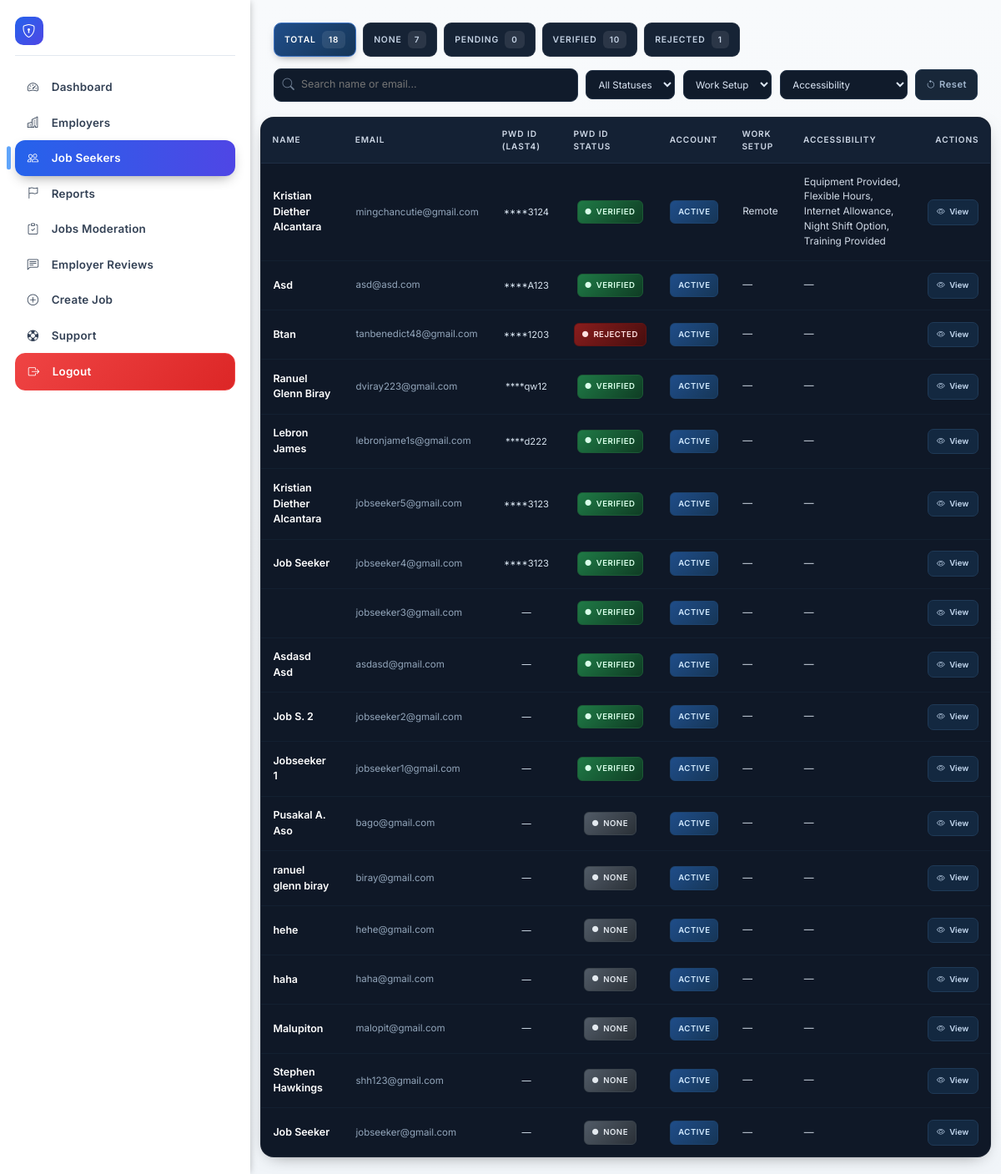
The app's page /admin_job_seekers.php (signed in) with its own data.
### tables this page shows
CREATE TABLE `users` (
  `user_id` varchar(40) NOT NULL,
  `name` varchar(120) NOT NULL,
  `date_of_birth` date DEFAULT NULL,
  `gender` enum('Male','Female','Non-binary','Prefer not to say') DEFAULT NULL,
  `phone` varchar(30) DEFAULT NULL,
  `region` varchar(100) DEFAULT NULL,
  `province` varchar(100) DEFAULT NULL,
  `city` varchar(100) DEFAULT NULL,
  `full_address` varchar(255) DEFAULT NULL,
  `email` varchar(180) NOT NULL,
  `password` varchar(255) DEFAULT NULL,
  `role` enum('job_seeker','employer','admin') NOT NULL DEFAULT 'job_seeker',
  `experience` int(11) DEFAULT 0,
  `education` varchar(120) DEFAULT NULL,
  `education_level` varchar(120) DEFAULT NULL,
  `primary_skill_summary` text DEFAULT NULL,
  `profile_completeness` tinyint(3) UNSIGNED NOT NULL DEFAULT 0,
  `profile_last_calculated` datetime DEFAULT NULL,
  `disability` varchar(255) DEFAULT NULL,
  `disability_type` varchar(120) DEFAULT NULL,
  `disability_severity` enum('Mild','Moderate','Severe') DEFAULT NULL,
  `assistive_devices` varchar(255) DEFAULT NULL,
  `pwd_id_number` varbinary(255) DEFAULT NULL,
  `pwd_id_last4` varchar(8) DEFAULT NULL,
  `pwd_id_status` enum('None','Pending','Verified','Rejected') NOT NULL DEFAULT 'None',
  `job_seeker_status` enum('Active','Suspended') NOT NULL DEFAULT 'Active',
  `pwd_id_review_note` text DEFAULT NULL,
  `pwd_id_reviewed_at` datetime DEFAULT NULL,
  `pwd_id_reviewed_by` varchar(40) DEFAULT NULL,
  `resume` varchar(255) DEFAULT NULL,
  `video_intro` varchar(255) DEFAULT NULL,
  `expected_salary_currency` varchar(8) DEFAULT 'PHP',
  `expected_salary_min` int(11) DEFAULT NULL,
  `expected_salary_max` int(11) DEFAULT NULL,
  `expected_salary_period` enum('monthly','yearly','hourly') DEFAULT 'monthly',
  `interests` text DEFAULT NULL,
  `accessibility_preferences` varchar(255) DEFAULT NULL,
  `preferred_location` varchar(255) DEFAULT NULL,
  `preferred_work_setup` enum('On-site','Hybrid','Remote') DEFAULT NULL,
  `created_at` timestamp NOT NULL DEFAULT current_timestamp(),
  `company_name` varchar(255) DEFAULT '',
  `business_email` varchar(255) DEFAULT '',
  `company_website` varchar(255) DEFAULT NULL,
  `company_phone` varchar(64) DEFAULT NULL,
  `business_permit_number` varchar(100) DEFAULT NULL,
  `employer_status` enum('Pending','Approved','Suspended','Rejected') DEFAULT 'Pending',
  `suspension_reason` text DEFAULT NULL,
  `employer_doc` varchar(255) DEFAULT '',
  `company_owner_name` varchar(150) DEFAULT NULL,
  `contact_person_position` varchar(120) DEFAULT NULL,
  `contact_person_phone` varchar(40) DEFAULT NULL,
  `profile_picture` varchar(255) DEFAULT NULL,
  `deleted_at` datetime DEFAULT NULL
);

### classes/User.php (called while the page is built, shortened)
<?php
require_once __DIR__.'/Helpers.php';
class User {
    public static function listAccessibilityPrefs(string $userId): array { try { $pdo = Database::getConnection(); $st = $pdo->prepare("SELECT tag FROM user_accessibility_prefs WHERE user_id=? ORDER BY tag ASC"); $st->execute([$userId]); return array_column($st->fetchAll(PDO::FETCH_ASSOC),'tag'); } catch (Throwable $e) { return []; } }
    public static function jobSeekerCounts(): array { $pdo = Database::getConnection(); $rows = $pdo->query("\n            SELECT pwd_id_status AS status, COUNT(*) c\n            FROM users\n            WHERE role='job_seeker'\n            GROUP BY pwd_id_status\n        ")->fetchAll(PDO::FETCH_ASSOC); $out=['total'=>0,'Verified'=>0,'Pending'=>0,'Rejected'=>0,'None'=>0,'Other'=>0]; foreach ($rows as $r){$s=$r['status']?:'None'; $out['total']+=(int)$r['c']; if(isset($out[$s])) $out[$s]+=(int)$r['c']; else $out['Other']+=(int)$r['c']; } return $out; }
}

### classes/Helpers.php (called while the page is built, shortened)
<?php
class Helpers {
    public static function sanitizeOutput(?string $v): string {
        return htmlspecialchars((string)$v, ENT_QUOTES, 'UTF-8');
    }
}

### admin_job_seekers.php (the view, shortened to what this page needs)
<?php
require_once 'classes/Helpers.php';
require_once 'classes/User.php';
$workSetupFilter = trim($_GET['work_setup'] ?? '');
$accTagFilter = trim($_GET['acc'] ?? '');
$pdo = Database::getConnection();
$where = "u.role='job_seeker'";
$params = [];
$join = '';
$sql = "SELECT u.user_id,u.name,u.email,u.pwd_id_last4,u.pwd_id_status,u.job_seeker_status,u.preferred_work_setup,u.created_at
    FROM users u
    $join
    WHERE $where
    ORDER BY (u.pwd_id_status='Pending') DESC, u.created_at DESC
    LIMIT 300";
try {
    $stmt = $pdo->prepare($sql);
    $stmt->execute($params);
    $rows = $stmt->fetchAll(PDO::FETCH_ASSOC);
} catch (Throwable $e) {
    $fallbackSql = str_replace(',u.job_seeker_status', '', $sql);
    $stmt = $pdo->prepare($fallbackSql);
    $stmt->execute($params);
    $rowsRaw = $stmt->fetchAll(PDO::FETCH_ASSOC) ?: [];
    $rows = [];
    foreach ($rowsRaw as $r) {
        if (!isset($r['job_seeker_status'])) $r['job_seeker_status'] = 'Active';
        $rows[] = $r;
    }
    $_SESSION['flash']['error'] = 'Note: job_seeker_status column missing. Run migration 20250922_add_job_seeker_status.sql to enable suspension feature.';
}
$counts = User::jobSeekerCounts();
include 'includes/header.php';
?>
<div class="admin-layout">
    <?php include 'includes/admin_sidebar.php'; ?>
    <div class="admin-main">
        <div class="js-topbar fade-in">
            <div class="js-chips" id="jsStatusChips">
                <div class="js-chip active" data-filter="">Total <span class="count"><?php echo (int)$counts['total']; ?></span></div>
                <div class="js-chip" data-filter="None">None <span class="count"><?php echo (int)$counts['None']; ?></span></div>
                <div class="js-chip" data-filter="Pending">Pending <span class="count"><?php echo (int)$counts['Pending']; ?></span></div>
                <div class="js-chip" data-filter="Verified">Verified <span class="count"><?php echo (int)$counts['Verified']; ?></span></div>
                <div class="js-chip" data-filter="Rejected">Rejected <span class="count"><?php echo (int)$counts['Rejected']; ?></span></div>
            </div>
            <div class="js-filters">
                <div class="search-box"><i class="bi bi-search"></i><input type="text" id="jsSearch" placeholder="Search name or email..."></div>
                <select id="jsStatusSelect">
                    <option value="">All Statuses</option>
                </select>
                <select id="jsWorkSetup">
                    <?php $wsParam = htmlspecialchars($workSetupFilter); ?>
                    <option value="" <?php echo $wsParam === '' ? 'selected' : ''; ?>>Work Setup</option>
                </select>
                <select id="jsAccTag">
                    <?php $accParam = htmlspecialchars($accTagFilter); ?>
                    <option value="" <?php echo $accParam === '' ? 'selected' : ''; ?>>Accessibility</option>
                </select>
                <button type="button" class="reset-btn" id="jsReset"><i class="bi bi-arrow-counterclockwise me-1"></i>Reset</button>
            </div>
        </div>
        <div class="seekers-wrapper fade-in" id="seekersWrapper">
            <table class="seekers-table" id="seekersTable">
                <thead>
                    <tr>
                        <th data-sort="name">Name</th>
                        <th data-sort="email">Email</th>
                        <th data-sort="pwd">PWD ID (Last4)</th>
                        <th data-sort="pwd_status">PWD ID Status</th>
                        <th data-sort="acct">Account</th>
                        <th>Work Setup</th>
                        <th>Accessibility</th>
                        <th style="text-align:right">Actions</th>
                    </tr>
                </thead>
                <tbody>
                    <?php if (!$rows): ?>
                        <tr>
                            <td colspan="8" class="empty-state">No job seekers found.</td>
                        </tr>
                        <?php else: foreach ($rows as $r): ?>
                            <?php
                            $st = $r['pwd_id_status'] ?: 'None';
                            $acct = $r['job_seeker_status'] ?: 'Active';
                            $last4 = $r['pwd_id_last4'] ? '****' . $r['pwd_id_last4'] : '—';
                            $ws = (string)($r['preferred_work_setup'] ?? '');
                            $accList = User::listAccessibilityPrefs($r['user_id']);
                            $accDataAttr = $accList ? htmlspecialchars(implode('|', $accList)) : '';
                            $accDisp = $accList ? implode(', ', $accList) : '';
                            ?>
                            <tr data-status="<?php echo htmlspecialchars($st); ?>" data-acct="<?php echo htmlspecialchars($acct); ?>" data-ws="<?php echo htmlspecialchars($ws); ?>" data-acc="<?php echo $accDataAttr; ?>">
                                <td class="fw-semibold" style="color:#fff;font-size:.78rem"><?php echo Helpers::sanitizeOutput($r['name']); ?></td>
                                <td style="color:#93a6bb;font-size:.72rem"><?php echo Helpers::sanitizeOutput($r['email']); ?></td>
                                <td style="text-align:center;font-size:.7rem;color:#d7e3ef"><?php echo $last4; ?></td>
                                <td style="text-align:center">
                                    <span class="status-badge pwd-<?php echo htmlspecialchars($st); ?>">
                                        <i class="bi bi-circle-fill" style="font-size:.45rem"></i><?php echo htmlspecialchars($st); ?>
                                    </span>
                                </td>
                                <td><span class="status-badge acct-<?php echo htmlspecialchars($acct); ?>"><?php echo htmlspecialchars($acct); ?></span></td>
                                <td><?php echo $ws ? htmlspecialchars($ws) : '—'; ?></td>
                                <td><?php echo $accDisp ? htmlspecialchars($accDisp) : '—'; ?></td>
                                <td class="actions" style="text-align:right">
                                    <form method="post" action="admin_job_seeker_view" class="d-inline">
                                        <button type="submit" class="view-btn"><i class="bi bi-eye"></i>View</button>
                                    </form>
                                </td>
                            </tr>
                    <?php endforeach;
                    endif; ?>
                </tbody>
            </table>
        </div>
    </div>
    <?php include 'includes/footer.php'; ?>

### includes/header.php (style rules this page uses)
body { font-family: 'Inter', system-ui, -apple-system, "Segoe UI", Roboto, Ubuntu, sans-serif; }
.admin-main { padding-bottom: 1.25rem !important; }
.admin-layout { min-height: 100vh; }

### includes/admin_sidebar.php (style rules this page uses)
:root { --admin-sidebar-width: 300px; --admin-sidebar-bg: #0f172a; --admin-sidebar-bg-alt: #1e293b; --admin-sidebar-border: #1e293b; --admin-sidebar-link: #d1d5db; --admin-sidebar-link-hover: #fff; --admin-sidebar-link-active-bg: linear-gradient(90deg,#2563eb,#4f46e5); --admin-sidebar-link-active: #fff; }
@media (prefers-color-scheme: light) { :root { --admin-sidebar-bg:#ffffff; --admin-sidebar-bg-alt:#f1f5f9; --admin-sidebar-border:#e2e8f0; --admin-sidebar-link:#334155; --admin-sidebar-link-hover:#1e293b; } }
.admin-layout { display:flex; align-items:stretch; }
.admin-main { flex:1; padding:1.7rem 1.75rem 2.75rem; background:linear-gradient(180deg,#f8fafc,#f1f5f9); min-height:100vh; }

### admin_job_seekers.php (style rules this page uses)
.js-topbar { display: flex; flex-direction: column; gap: .85rem; margin-bottom: 1.15rem }
.js-chips { display: flex; flex-wrap: wrap; gap: .5rem }
.js-chip { --bg: #162335; --bd: rgba(255, 255, 255, .08); display: inline-flex; align-items: center; gap: .45rem; font-size: .65rem; font-weight: 600; letter-spacing: .08em; text-transform: uppercase; padding: .55rem .75rem; border: 1px solid var(--bd); background: var(--bg); color: #c4d2e4; border-radius: 9px; cursor: pointer; transition: .25s }
.js-chip.active { background: linear-gradient(135deg, #1f4d89, #163657); color: #fff; border-color: #3e74c4; box-shadow: 0 4px 12px -6px rgba(0, 0, 0, .6) }
.js-chip .count { background: rgba(255, 255, 255, .09); padding: .2rem .5rem; border-radius: 6px; font-size: .62rem; font-weight: 600 }
.js-filters { display: flex; flex-wrap: wrap; gap: .6rem; align-items: center }
.js-filters .search-box { flex: 1 1 260px; position: relative }
.js-filters .search-box input { background: #101b2b; border: 1px solid #233246; color: #dbe6f5; padding: .6rem .75rem .6rem 2rem; font-size: .78rem; border-radius: 9px; width: 100% }
.js-filters .search-box i { position: absolute; left: .65rem; top: 50%; transform: translateY(-50%); color: #6c7c91; font-size: .9rem }
.js-filters select { background: #101b2b; border: 1px solid #233246; color: #dbe6f5; font-size: .72rem; padding: .55rem .65rem; border-radius: 8px }
.js-filters button.reset-btn { background: #182739; border: 1px solid #23384f; color: #9fb4cc; font-size: .7rem; padding: .55rem .75rem; border-radius: 8px; font-weight: 600; letter-spacing: .5px }
.seekers-wrapper { position: relative; border: 1px solid rgba(255, 255, 255, .06); background: #0f1827; border-radius: 16px; overflow: hidden; box-shadow: 0 6px 22px -12px rgba(0, 0, 0, .65) }
table.seekers-table { margin: 0; border-collapse: separate; border-spacing: 0; width: 100% }
table.seekers-table thead th { background: #142134; color: #ced8e6; font-size: .63rem; font-weight: 600; letter-spacing: .09em; text-transform: uppercase; padding: .75rem .85rem; border-bottom: 1px solid #1f2e45; position: sticky; top: 0; z-index: 2; cursor: pointer }
table.seekers-table tbody td { padding: .85rem .9rem; vertical-align: middle; font-size: .74rem; color: #d2dbe7; border-bottom: 1px solid #132031 }
table.seekers-table tbody tr:last-child td { border-bottom: none }
table.seekers-table tbody tr { transition: .2s }
.status-badge { display: inline-flex; align-items: center; gap: .35rem; font-size: .6rem; font-weight: 600; letter-spacing: .05em; padding: .38rem .55rem; border-radius: 6px; text-transform: uppercase }
.pwd-Verified { background: linear-gradient(135deg, #1f7a46, #0f3d24); color: #d8ffe9; border: 1px solid #1c5b36 }
.pwd-Rejected { background: linear-gradient(135deg, #8a1d1d, #470e0e); color: #ffe1e1; border: 1px solid #611414 }
.pwd-None { background: linear-gradient(135deg, #515b67, #2a3037); color: #e3e9ef; border: 1px solid #3b444d }
.acct-Active { background: linear-gradient(135deg, #1f4d89, #163657); color: #d1e9ff; border: 1px solid #1d436e }
.view-btn { background: #132840; border: 1px solid #1f3a57; color: #c4d8ef; font-size: .6rem; font-weight: 600; padding: .45rem .65rem; border-radius: 7px; display: inline-flex; align-items: center; gap: .35rem; transition: .25s }
.fade-in { animation: fadeIn .5s ease both }
.seekers-wrapper { margin-left: -.5rem; margin-right: -.5rem }
@media (min-width:1200px) { .seekers-wrapper { margin-left: -1rem; margin-right: -1rem } }

### records on screen
users: name "Kristian Diether Alcantara", email "mingchancutie@gmail.com", pwd_id_last4 "****3124", st "VERIFIED", job_seeker_status "ACTIVE", preferred_work_setup "Remote", accDisp "Equipment Provided, Flexible Hours, Internet Allowance, Night Shift Option, Training Provided"
users: name "Asd", email "asd@asd.com", pwd_id_last4 "****A123", st "VERIFIED", job_seeker_status "ACTIVE"
users: name "Btan", email "tanbenedict48@gmail.com", pwd_id_last4 "****1203", st "REJECTED", job_seeker_status "ACTIVE"
users: name "Ranuel Glenn Biray", email "dviray223@gmail.com", pwd_id_last4 "****qw12", st "VERIFIED", job_seeker_status "ACTIVE"
users: name "Lebron James", email "lebronjame1s@gmail.com", pwd_id_last4 "****d222", st "VERIFIED", job_seeker_status "ACTIVE"
users: name "Kristian Diether Alcantara", email "jobseeker5@gmail.com", pwd_id_last4 "****3123", st "VERIFIED", job_seeker_status "ACTIVE"
users: name "Job Seeker", email "jobseeker4@gmail.com", pwd_id_last4 "****3123", st "VERIFIED", job_seeker_status "ACTIVE"
users: email "jobseeker3@gmail.com", pwd_id_last4 "—", st "VERIFIED", job_seeker_status "ACTIVE"
users: name "Asdasd Asd", email "asdasd@gmail.com", pwd_id_last4 "—", st "VERIFIED", job_seeker_status "ACTIVE"
users: name "Job S. 2", email "jobseeker2@gmail.com", pwd_id_last4 "—", st "VERIFIED", job_seeker_status "ACTIVE"
users: name "Jobseeker 1", email "jobseeker1@gmail.com", pwd_id_last4 "—", st "VERIFIED", job_seeker_status "ACTIVE"
users: name "Pusakal A. Aso", email "bago@gmail.com", pwd_id_last4 "—", st "NONE", job_seeker_status "ACTIVE"
users: name "ranuel glenn biray", email "biray@gmail.com", pwd_id_last4 "—", st "NONE", job_seeker_status "ACTIVE"
users: name "hehe", email "hehe@gmail.com", pwd_id_last4 "—", st "NONE", job_seeker_status "ACTIVE"
users: name "haha", email "haha@gmail.com", pwd_id_last4 "—", st "NONE", job_seeker_status "ACTIVE"
users: name "Malupiton", email "malopit@gmail.com", pwd_id_last4 "—", st "NONE", job_seeker_status "ACTIVE"
users: name "Stephen Hawkings", email "shh123@gmail.com", pwd_id_last4 "—", st "NONE", job_seeker_status "ACTIVE"
users: name "Job Seeker", email "jobseeker@gmail.com", pwd_id_last4 "—", st "NONE", job_seeker_status "ACTIVE"

### other values on screen
$item['label'] "Dashboard"
$item['label'] "Employers"
$item['label'] "Job Seekers"
$item['label'] "Reports"
$item['label'] "Jobs Moderation"
$item['label'] "Employer Reviews"
$item['label'] "Create Job"
$item['label'] "Support"
$item['label'] "Logout"
$counts['total'] "18"
$counts['None'] "7"
$counts['Pending'] "0"
$counts['Verified'] "10"
$counts['Rejected'] "1"
